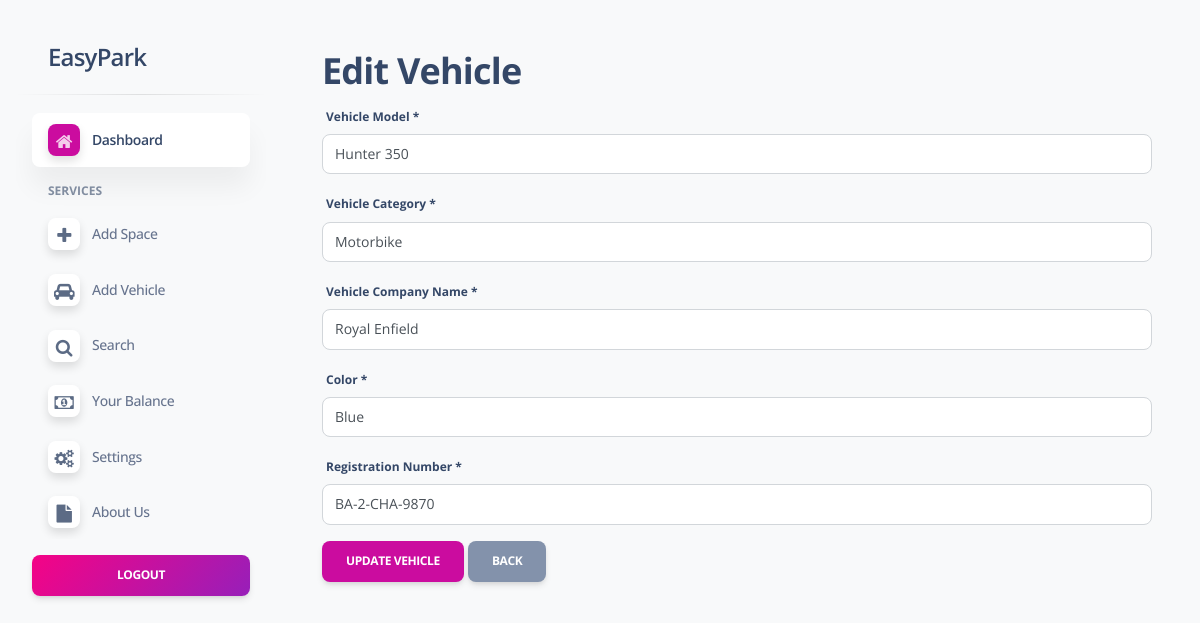
/user/edit_vehicle.php?id=7 (signed in), run on the app's committed database.
### tables this page shows
CREATE TABLE `tblvehicle` (
  `ID` int(10) NOT NULL,
  `UserId` int(11) DEFAULT NULL,
  `Color` varchar(120) DEFAULT NULL,
  `VehicleModel` varchar(100) NOT NULL,
  `VehicleCategory` varchar(120) DEFAULT NULL,
  `VehicleCompanyname` varchar(120) DEFAULT NULL,
  `RegistrationNumber` varchar(120) DEFAULT NULL
);

### user/edit_vehicle.php (the view, shortened to what this page needs)
<?php
include('include/header.php');
$userId = $_SESSION['id'];
$vehicleId = intval($_GET['id'] ?? 0);
$stmt = $conn->prepare("SELECT VehicleModel, VehicleCategory, VehicleCompanyname, Color, RegistrationNumber FROM tblvehicle WHERE ID = ? AND UserId = ?");
$stmt->bind_param("ii", $vehicleId, $userId);
$stmt->execute();
$result = $stmt->get_result();
$vehicle = $result->fetch_assoc();
$categories = [];
$res = $conn->query("SELECT VehicleCat FROM tblcategory ORDER BY VehicleCat ASC");
if ($res && $res->num_rows > 0) {
    while ($row = $res->fetch_assoc()) {
        $categories[] = $row['VehicleCat'];
    }
}
?>
<div class="main-content position-relative max-height-vh-100 h-100 border-radius-lg">
  <div class="container-fluid py-4">
    <h2>Edit Vehicle</h2>
    <form method="post" action="">
      <div class="mb-3">
        <label for="vehicle_model" class="form-label">Vehicle Model *</label>
        <input type="text" id="vehicle_model" name="vehicle_model" class="form-control" required value="<?= htmlspecialchars($vehicle['VehicleModel']) ?>">
      </div>
      <div class="mb-3">
        <label for="vehicle_category" class="form-label">Vehicle Category *</label>
        <select id="vehicle_category" name="vehicle_category" class="form-control" required>
          <?php foreach ($categories as $cat): ?>
            <option value="<?= htmlspecialchars($cat) ?>" <?= ($vehicle['VehicleCategory'] === $cat) ? 'selected' : '' ?>>
              <?= htmlspecialchars($cat) ?>
            </option>
          <?php endforeach; ?>
        </select>
      </div>
      <div class="mb-3">
        <label for="vehicle_company" class="form-label">Vehicle Company Name *</label>
        <input type="text" id="vehicle_company" name="vehicle_company" class="form-control" required value="<?= htmlspecialchars($vehicle['VehicleCompanyname']) ?>">
      </div>
      <div class="mb-3">
        <label for="color" class="form-label">Color *</label>
        <input type="text" id="color" name="color" class="form-control" required value="<?= htmlspecialchars($vehicle['Color']) ?>">
      </div>
      <div class="mb-3">
        <label for="registration_number" class="form-label">Registration Number *</label>
        <input type="text" id="registration_number" name="registration_number" class="form-control" required value="<?= htmlspecialchars($vehicle['RegistrationNumber']) ?>">
      </div>
      <button type="submit" class="btn btn-primary">Update Vehicle</button>
      <a href="manage_vehicles.php" class="btn btn-secondary">Back</a>
    </form>
  </div>
</div>
<?php include('include/footer.php'); ?>

### data on the page
tblvehicle: vehicle_model "Hunter 350", vehicle_category "Motorbike", vehicle_company "Royal Enfield", color "Blue", registration_number "BA-2-CHA-9870"
